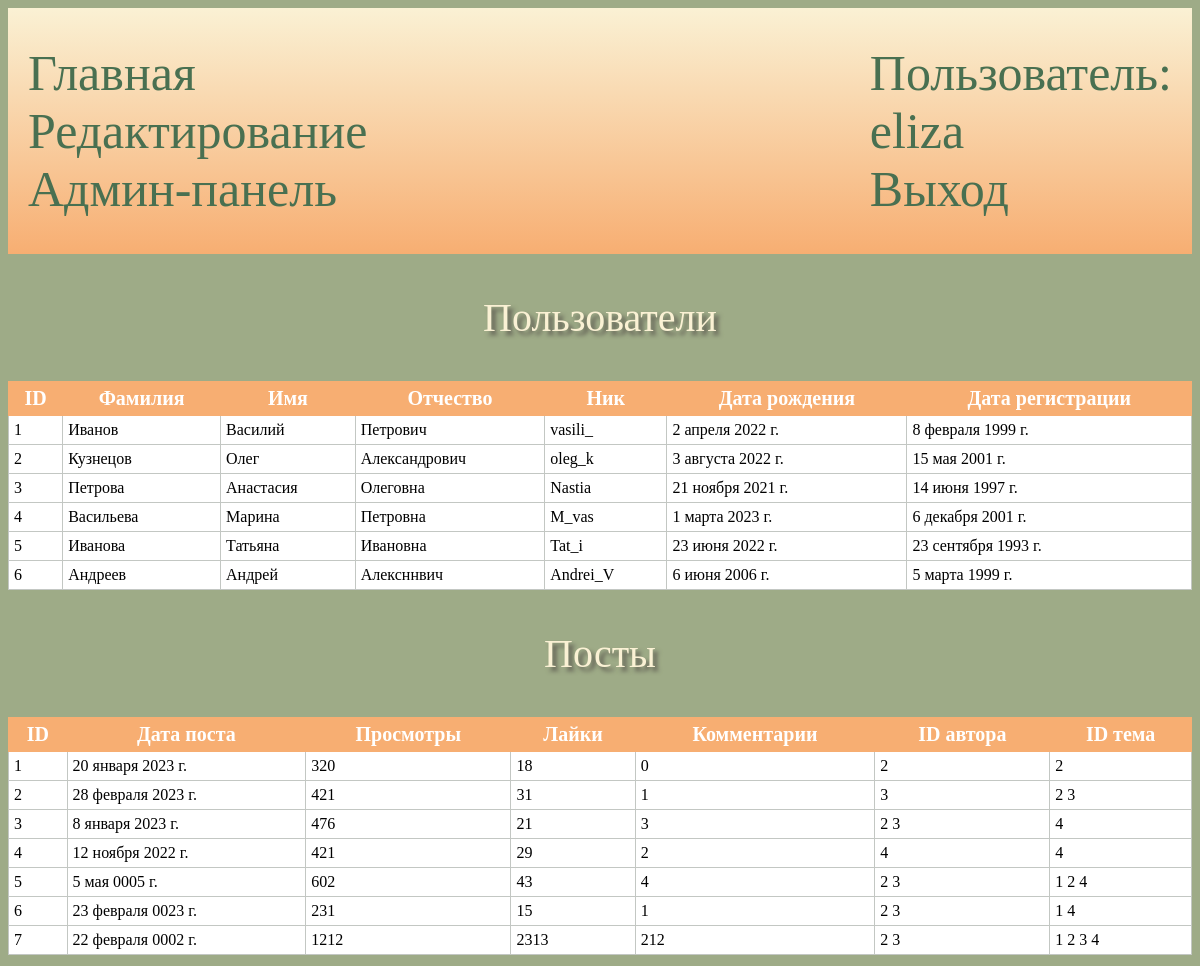
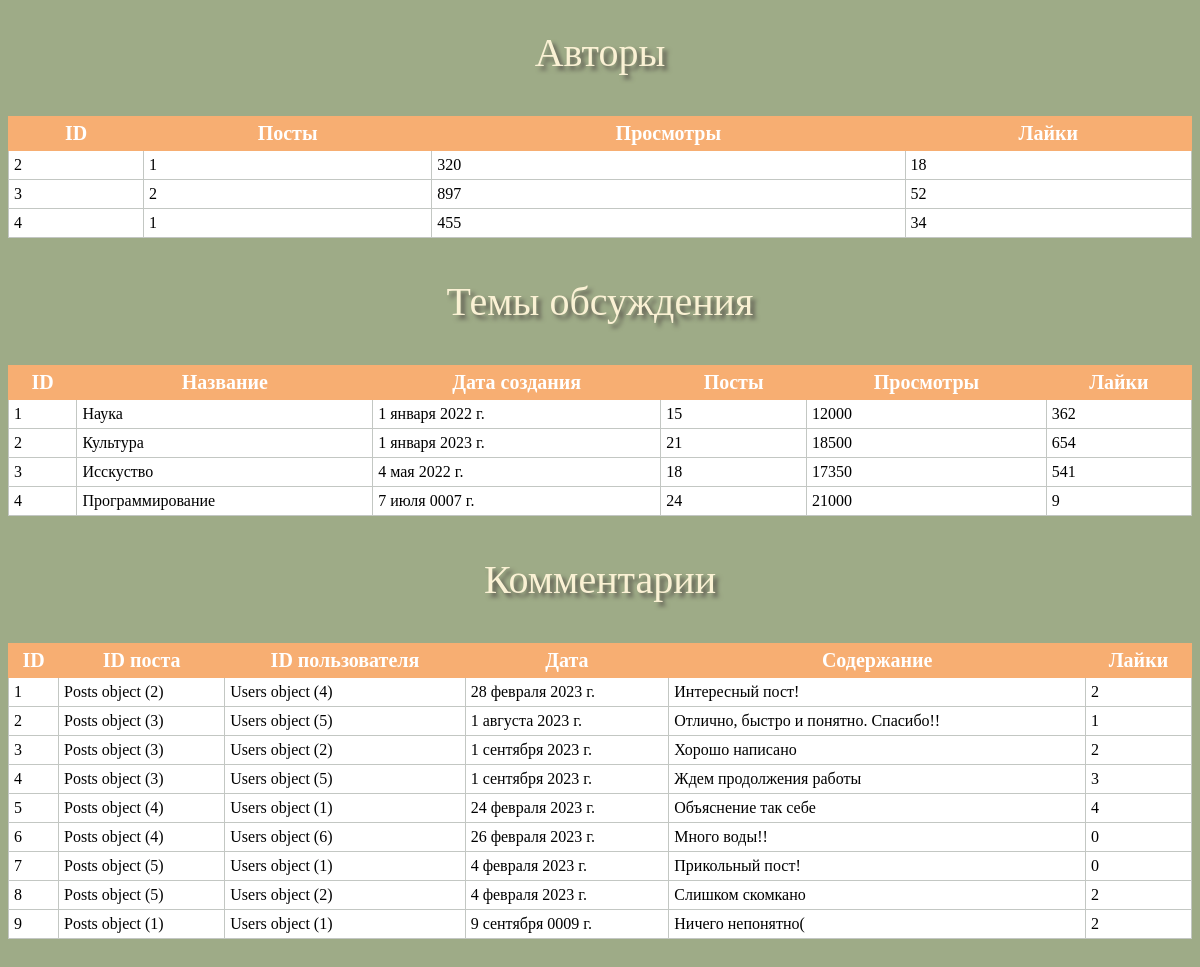
The page / (signed in) on the database its author committed (2 pictures, top to bottom).
### main/models.py (models this page shows)
class User(AbstractUser):
    pass

class Users(models.Model):
    surname = models.CharField(max_length=20)
    name = models.CharField(max_length=20)
    pat_name = models.CharField(max_length=20)
    nick = models.CharField(max_length=20)
    date_reg = models.DateField()
    date_b = models.DateField()
    class Meta:
        verbose_name_plural="Участники"

class Posts(models.Model):
    date_post = models.DateField()
    n_view = models.IntegerField()
    n_like = models.IntegerField()
    n_comm = models.IntegerField()
    id_author = models.ManyToManyField(Authors, related_name="authors")
    id_topic = models.ManyToManyField(Topics, related_name="topics")
    class Meta:
        verbose_name_plural="Посты"

class Authors(models.Model):
    id_user = models.OneToOneField(User, on_delete=models.PROTECT, primary_key=True)
    n_post = models.IntegerField()
    n_view = models.IntegerField()
    n_like = models.IntegerField()
    class Meta:
        verbose_name_plural="Авторы"

class Topics(models.Model):
    name_t = models.CharField(max_length=50)
    date_cr = models.DateField()
    n_post = models.IntegerField()
    n_view = models.IntegerField()
    n_like = models.IntegerField()
    class Meta:
        verbose_name_plural="Темы обсуждения"

class Commentaries(models.Model):
    id_post = models.ForeignKey(Posts, on_delete=models.PROTECT)
    id_user = models.ForeignKey(Users, on_delete=models.PROTECT)
    date = models.DateField()
    text = models.TextField(blank=False)
    n_like = models.IntegerField()

### main/views.py (the view)
# urls.py: path('', views.tables, name='home'),
def tables(request):
    context = {
        'list_aut': list_aut,
        'list_com': list_com,
        'list_post': list_post,
        'list_top': list_top,
        'list_us': list_us,
        'authors': authors,
        'comments': comments,
        'posts': posts,
        'topics': topics,
        'users': users,
    }
    return render(request, 'home.html', context)

### main/templates/home.html
{% extends 'base.html' %}
{% block content %}
<p align="center">Пользователи</p>
<table class="d_tables" align="center">
        <thead>
            <tr>
                {% for it in list_us %}
                <th>{{it}}</th>
                {% endfor %}
            </tr>
        </thead>
        <tbody>
        {% for u in users %}
            <tr>
                <td>{{u.pk}}</td>
                <td>{{u.surname}}</td>
                <td>{{u.name}}</td>
                <td>{{u.pat_name}}</td>
                <td>{{u.nick}}</td>
                <td>{{u.date_reg}}</td>
                <td>{{u.date_b}}</td>
            </tr>
        {% endfor %}
        </tbody>
</table>
<p align="center">Посты</p>
<table class="d_tables" align="center">
        <thead>
            <tr>
                {% for it in list_post %}
                <th>{{it}}</th>
                {% endfor %}
            </tr>
        </thead>
        <tbody>
        {% for p in posts %}
            <tr>
                <td>{{p.pk}}</td>
                <td>{{p.date_post}}</td>
                <td>{{p.n_view}}</td>
                <td>{{p.n_like}}</td>
                <td>{{p.n_comm}}</td>
                <td>{% for aut in p.id_author.all %}  {{aut.pk}}   {% endfor %}</td>
                <td>{% for top in p.id_topic.all %}  {{top.pk}}   {% endfor %}</td>
            </tr>
        {% endfor %}
        </tbody>
</table>
<p align="center">Авторы</p>
<table class="d_tables" align="center">
        <thead>
            <tr>
                {% for it in list_aut %}
                <th>{{it}}</th>
                {% endfor %}
            </tr>
        </thead>
        <tbody>
        {% for a in authors %}
            <tr>
                <td>{{a.id_user_id}}</td>
                <td>{{a.n_post}}</td>
                <td>{{a.n_view}}</td>
                <td>{{a.n_like}}</td>
            </tr>
        {% endfor %}
        </tbody>
</table>
<p align="center">Темы обсуждения</p>
<table class="d_tables" align="center">
        <thead>
            <tr>
                {% for it in list_top %}
                <th>{{it}}</th>
                {% endfor %}
            </tr>
        </thead>
        <tbody>
        {% for t in topics %}
            <tr>
                <td>{{t.pk}}</td>
                <td>{{t.name_t}}</td>
                <td>{{t.date_cr}}</td>
                <td>{{t.n_post}}</td>
                <td>{{t.n_view}}</td>
                <td>{{t.n_like}}</td>
            </tr>
        {% endfor %}
        </tbody>
</table>
<p align="center">Комментарии</p>
<table class="d_tables" align="center">
        <thead>
            <tr>
                {% for it in list_com %}
                <th>{{it}}</th>
                {% endfor %}
            </tr>
        </thead>
        <tbody>
        {% for c in comments %}
            <tr>
                <td>{{c.pk}}</td>
                <td>{{c.id_post}}</td>
                <td>{{c.id_user}}</td>
                <td>{{c.date}}</td>
                <td>{{c.text}}</td>
                <td>{{c.n_like}}</td>
            </tr>
        {% endfor %}
        </tbody>
</table>
{% endblock %}

### main/templates/base.html (shortened to what this page needs)
{% load static %}
<!DOCTYPE html>
<html lang="en">
<head>
  <link type="text/css" href="{% static 'main/css/styles.css' %}" rel="stylesheet">
</head>
<body>
<header class="st_head">
    <div>
        <ul class="ul_head">
            <li><a href="{% url 'home' %}">Главная</a></li>
            {% if user.is_staff %}
                <li><a href="{% url 'edit' %}">Редактирование</a></li>
            {% endif %}
            <li><a href="../admin/">Админ-панель</a></li>
        </ul>
    </div>
    <div>
        <ul class="ul_head">
            {% if user.is_anonymous %}
                <li><a href="{% url 'register' %}">Регистрация</a></li>
                <li><a href="{% url 'login' %}">Вход</a></li>
            {% else %}
                <li><p class="a">Пользователь:</p></li>
                <li><p class="a">{{user}}</p></li>
                <li><a href="{% url 'logout' %}">Выход</a></li>
            {% endif %}
        </ul>
    </div>
</header>
{% block content %}
{% endblock %}
</body>
</html>

### main/static/main/css/styles.css (style rules this page uses)
li { list-style-type: none; }
body { background-color: #9EAB87; }
p { font-family: fantasy; font-size: 40px; color: #FAF1D4; text-decoration: none; text-shadow: #5E5B51 4px 4px 4px; }
.st_head { width: 100%; display: flex; justify-content: space-between; }
a { font-family: fantasy; font-size: 50px; color: #497051; text-decoration: none; text-shadow: none; margin: 0; }
.a { font-family: fantasy; font-size: 50px; color: #497051; text-decoration: none; text-shadow: none; margin: 0; }
.ul_head { padding: 20px; }
header { background: linear-gradient(#FAF1D4, #F7AE72) }
.d_tables { width: 100%; margin-bottom: 30px; border: 1px solid #C3C7C3; border-collapse: collapse; font-family: serif; }
.d_tables td { border: 1px solid #C3C7C3; background: #FFFFFF; padding: 5px; }
.d_tables th { padding: 5px; background: #F7AE72; color: #FFFFFF; border: 1px solid #F7AE72; font-size: 20px; }

### rows shown on the page
User: username "eliza"
Users: pk "1", surname "Иванов", name "Василий", pat_name "Петрович", nick "vasili_", date_reg "2 апреля 2022 г.", date_b "8 февраля 1999 г."
Users: pk "2", surname "Кузнецов", name "Олег", pat_name "Александрович", nick "oleg_k", date_reg "3 августа 2022 г.", date_b "15 мая 2001 г."
Users: pk "3", surname "Петрова", name "Анастасия", pat_name "Олеговна", nick "Nastia", date_reg "21 ноября 2021 г.", date_b "14 июня 1997 г."
Users: pk "4", surname "Васильева", name "Марина", pat_name "Петровна", nick "M_vas", date_reg "1 марта 2023 г.", date_b "6 декабря 2001 г."
Users: pk "5", surname "Иванова", name "Татьяна", pat_name "Ивановна", nick "Tat_i", date_reg "23 июня 2022 г.", date_b "23 сентября 1993 г."
Users: pk "6", surname "Андреев", name "Андрей", pat_name "Алексннвич", nick "Andrei_V", date_reg "6 июня 2006 г.", date_b "5 марта 1999 г."
Posts: pk "1", date_post "20 января 2023 г.", n_view "320", n_like "18", n_comm "0"
Authors: pk "2", id_user_id "2", n_post "1", n_view "320", n_like "18"
Topics: pk "2", name_t "Культура", date_cr "1 января 2023 г.", n_post "21", n_view "18500", n_like "654"
Posts: pk "2", date_post "28 февраля 2023 г.", n_view "421", n_like "31", n_comm "1"
Authors: pk "3", id_user_id "3", n_post "2", n_view "897", n_like "52"
Topics: pk "3", name_t "Исскуство", date_cr "4 мая 2022 г.", n_post "18", n_view "17350", n_like "541"
Posts: pk "3", date_post "8 января 2023 г.", n_view "476", n_like "21", n_comm "3"
Topics: pk "4", name_t "Программирование", date_cr "7 июля 0007 г.", n_post "24", n_view "21000", n_like "9"
Posts: pk "4", date_post "12 ноября 2022 г.", n_view "421", n_like "29", n_comm "2"
Authors: pk "4", id_user_id "4", n_post "1", n_view "455", n_like "34"
Posts: pk "5", date_post "5 мая 0005 г.", n_view "602", n_like "43", n_comm "4"
Topics: pk "1", name_t "Наука", date_cr "1 января 2022 г.", n_post "15", n_view "12000", n_like "362"
Posts: pk "6", date_post "23 февраля 0023 г.", n_view "231", n_like "15", n_comm "1"
Posts: pk "7", date_post "22 февраля 0002 г.", n_view "1212", n_like "2313", n_comm "212"
Commentaries: pk "1", id_post "Posts object (2)", id_user "Users object (4)", date "28 февраля 2023 г.", text "Интересный пост!", n_like "2"
Commentaries: pk "2", id_post "Posts object (3)", id_user "Users object (5)", date "1 августа 2023 г.", text "Отлично, быстро и понятно. Спасибо!!", n_like "1"
Commentaries: pk "3", id_post "Posts object (3)", id_user "Users object (2)", date "1 сентября 2023 г.", text "Хорошо написано", n_like "2"
Commentaries: pk "4", id_post "Posts object (3)", id_user "Users object (5)", date "1 сентября 2023 г.", text "Ждем продолжения работы", n_like "3"
Commentaries: pk "5", id_post "Posts object (4)", id_user "Users object (1)", date "24 февраля 2023 г.", text "Объяснение так себе", n_like "4"
Commentaries: pk "6", id_post "Posts object (4)", id_user "Users object (6)", date "26 февраля 2023 г.", text "Много воды!!", n_like "0"
Commentaries: pk "7", id_post "Posts object (5)", id_user "Users object (1)", date "4 февраля 2023 г.", text "Прикольный пост!", n_like "0"
Commentaries: pk "8", id_post "Posts object (5)", id_user "Users object (2)", date "4 февраля 2023 г.", text "Слишком скомкано", n_like "2"
Commentaries: pk "9", id_post "Posts object (1)", id_user "Users object (1)", date "9 сентября 0009 г.", text "Ничего непонятно(", n_like "2"

### other values the page prints
{{ it }} "ID" "Фамилия" "Имя" "Отчество" "Ник" "Дата рождения" "Дата регистрации"
{{ it }} "ID" "Дата поста" "Просмотры" "Лайки" "Комментарии" "ID автора" "ID тема"
{{ it }} "ID" "Посты" "Просмотры" "Лайки"
{{ it }} "ID" "Название" "Дата создания" "Посты" "Просмотры" "Лайки"
{{ it }} "ID" "ID поста" "ID пользователя" "Дата" "Содержание" "Лайки"
